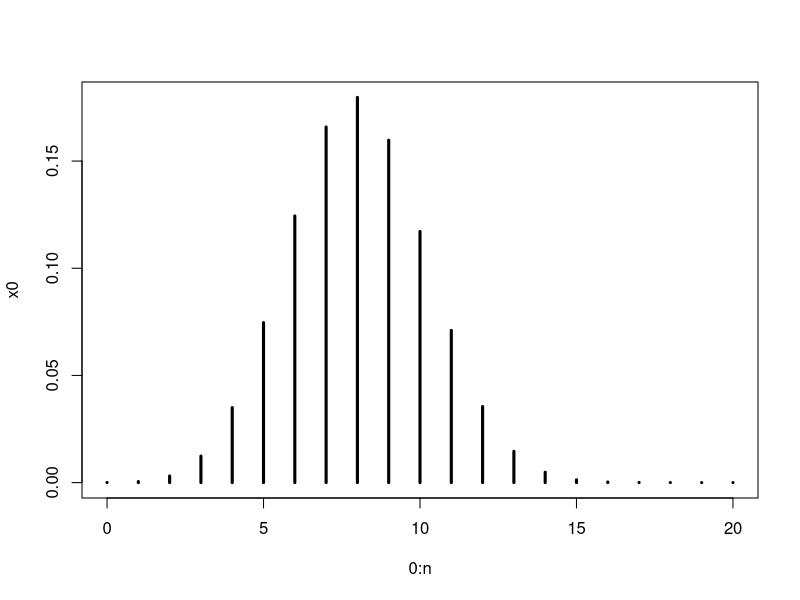
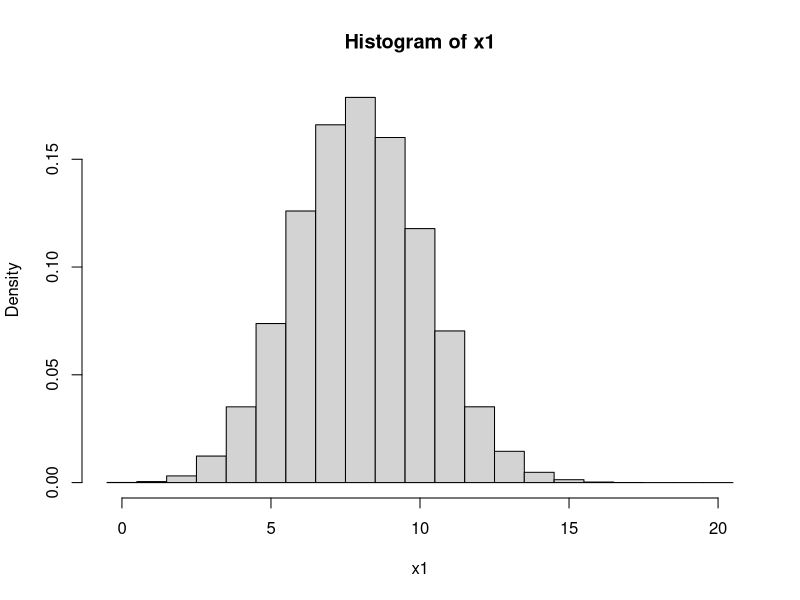
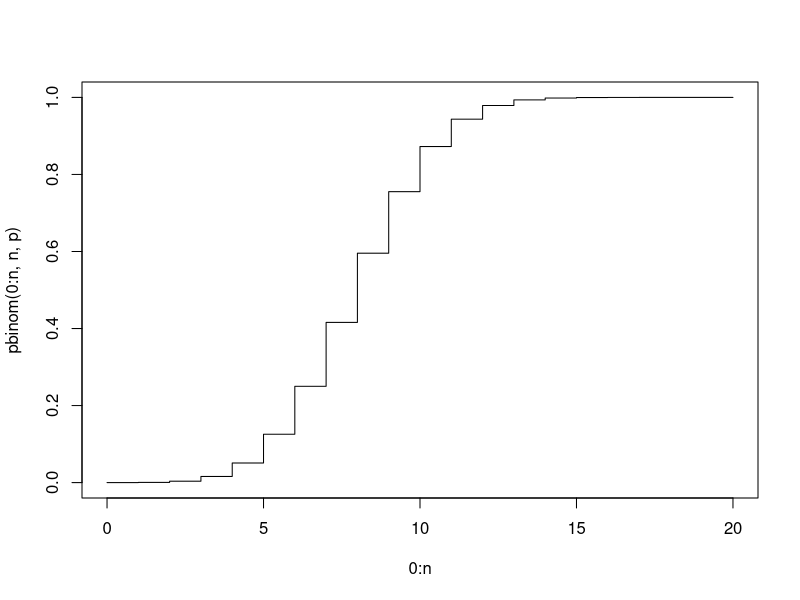
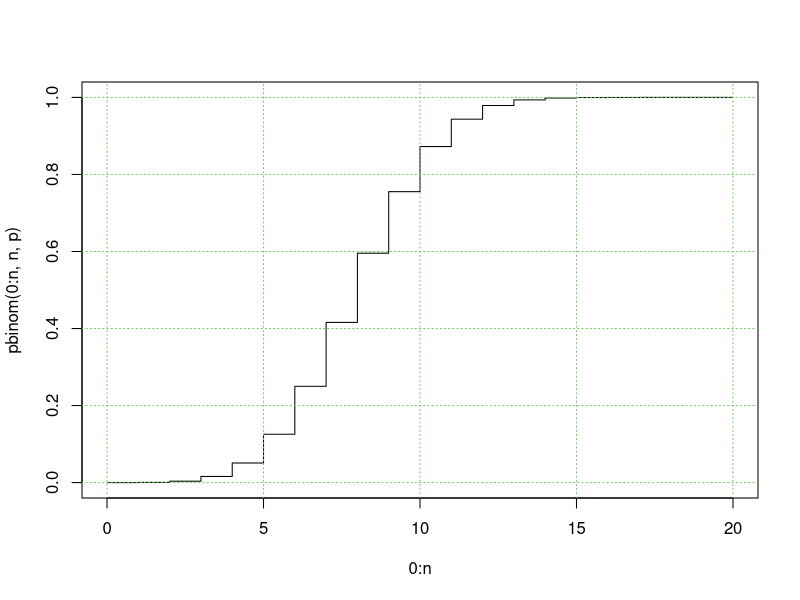
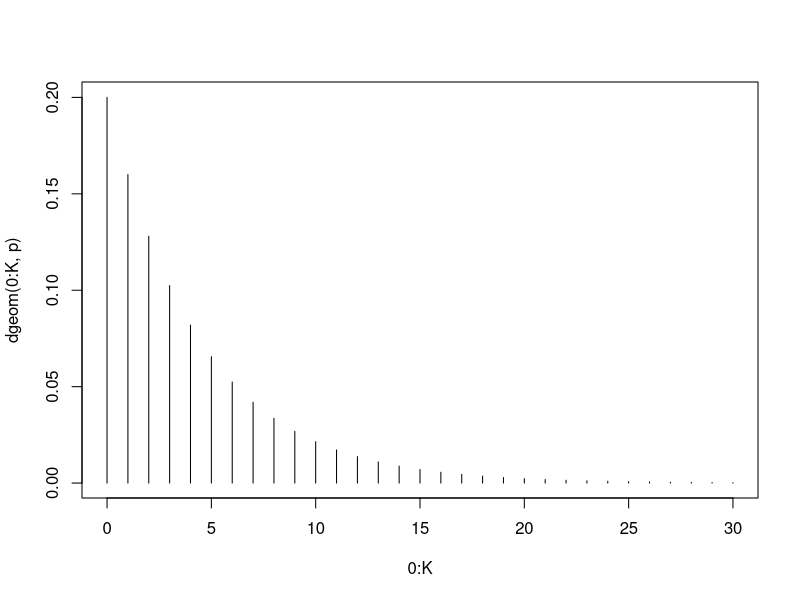
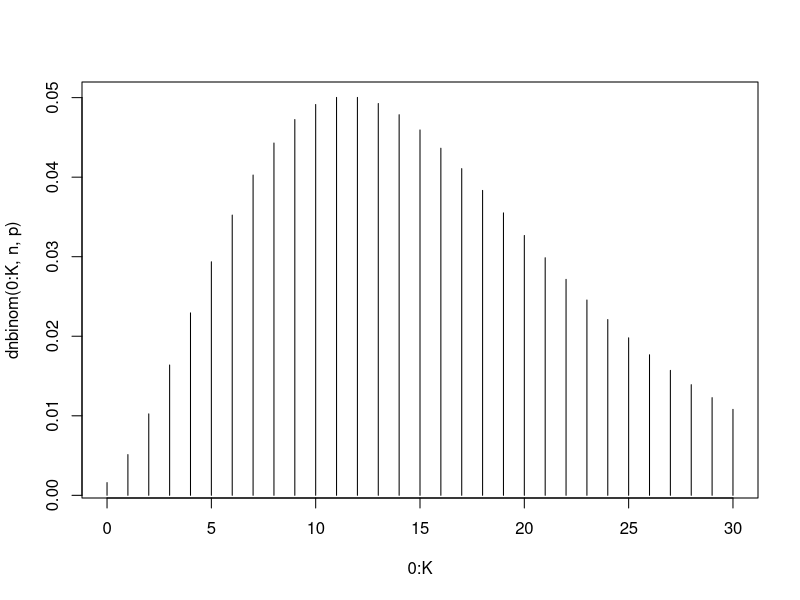
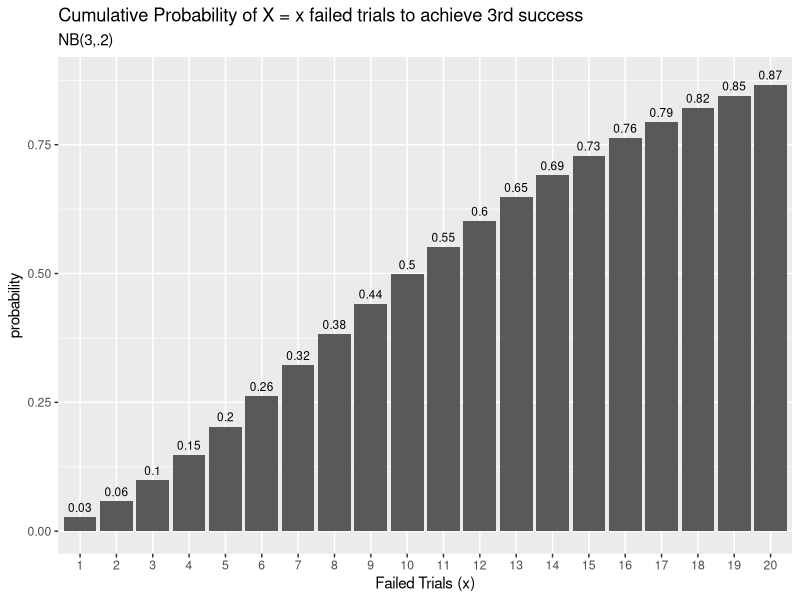
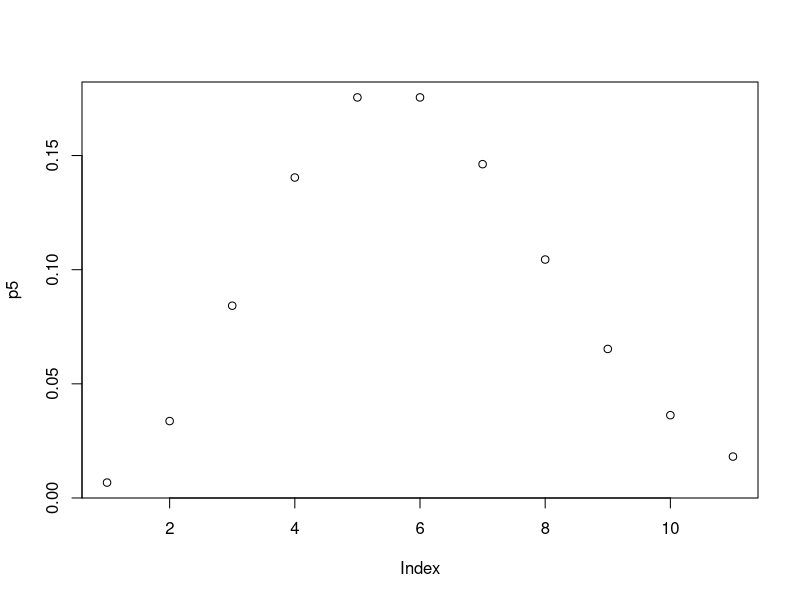

These figures' R source, in order:
## ---- chunk 1
knitr::opts_chunk$set(echo = TRUE,
                      message = F,
                      warning = F)
## ---- chunk 2
n = 20
p = 0.4
rbinom(1,n,p) #one binomial distributed random variable with (n,p)


rbinom(5,n,p) #five binomial distributed random variables with (n,p)
## ---- chunk 3
dbinom(21,n,p)
dbinom(3.3,n,p) #Why wrong?
## ---- chunk 4
x0 = dbinom(0:n,n,p) # probability at each point of x
plot(0:n,x0,type = 'h', lwd = 3)
## ---- chunk 5
sum(dbinom(0:100,100,.3))
## ---- chunk 6
pbinom(4,n,p) # cumulative probability values.

sum(dbinom(0:4,n,p)) 

## ---- chunk 7
dbinom(4,n,p) # Exact value


#by simulation
mean(rbinom(100000000,n,p) == 4)
## ---- chunk 8
x1 <- rbinom(100000,n,p)
hist(x1, prob = T, breaks = seq(-.5,20.5,by = 1))
## ---- chunk 9
pbinom(5,n,p)
## ---- chunk 10
plot(0:n,pbinom(0:n,n,p), type = 's')
## ---- chunk 11
pbinom(5,n,p)
pbinom(5.1,n,p)
pbinom(4.99,n,p)
## ---- chunk 12
plot(0:n,pbinom(0:n,n,p), type = 's')
grid(col = 3)
## ---- chunk 13
qbinom(.3,n,p)
qbinom(.35,n,p)
qbinom(.4722,n,p)
qbinom(.2799,n,p)

## ---- chunk 14
qbinom(pbinom(6,n,p),n,p)

## ---- chunk 15
pbinom(qbinom(.333,n,p),n,p)
## ---- chunk 16
n = 4
p = .2
K = 30
plot(0:K, dgeom(0:K,p), type = 'h')
plot(0:K, dnbinom(0:K,n,p), type = 'h')
## ---- chunk 17
r = 3
p = 0.20
n = 7 - r
# exact
dnbinom(x = n, size = r, prob = p)
## ---- chunk 18
# simulated
mean(rnbinom(n = 10000, size = r, prob = p) == n)

## ---- chunk 19
library(dplyr)
library(ggplot2)

data.frame(x = 1:20, 
           pmf = dnbinom(x = 1:20, size = r, prob = p),
           cdf = pnbinom(q = 1:20, size = r, prob = p, lower.tail = TRUE)) %>%
ggplot(aes(x = factor(x), y = cdf)) +
  geom_col() +
  geom_text(
    aes(label = round(cdf,2), y = cdf + 0.01),
    size = 3,
    vjust = 0
  ) +
  labs(title = "Cumulative Probability of X = x failed trials to achieve 3rd success",
       subtitle = "NB(3,.2)",
       x = "Failed Trials (x)",
       y = "probability") 
## ---- chunk 20
p5=dpois(0:10,5)
p0.9=dpois(0:10,0.9)
plot(p5)
plot(p0.9)
## ---- chunk 21
plot(0:K, dpois(0:K, 5), type = 'h') #pmf
## ---- chunk 22
plot(0:K, ppois(0:K, 5), type = 's') #cdf
## ---- chunk 23
x = 14 #number of successive draws
m = 70 #total number of successes inside the urn
n = 30 #total number of failures inside the urn
k = 20 #number of draws(trails)

dhyper(x = x, m = m, n = n, k = k)
## ---- chunk 24
library(ggplot2)
library(dplyr)
options(scipen = 999, digits = 2) # sig digits

density = dhyper(x = 1:20, m = m, n = n, k = k)

data.frame(red = 1:20, density) %>%
  mutate(red14 = ifelse(red == 14, "x = 14", "other")) %>%
ggplot(aes(x = factor(red), y = density, fill = red14)) +
  geom_col() +
  geom_text(
    aes(label = round(density,2), y = density + 0.01),
    size = 3,
    vjust = 0
  ) +
  labs(title = "PMF of X = x Red Balls",
       subtitle = "Hypergeometric(k = 20, M = 70, N = 30)",
       x = "Number of red balls (x)",
       y = "Density")
## ---- chunk 25
x = seq(0,4) #possible number of aces
m = 4 # number of success elements in population = ace cards
n = 48  # number of failure elements in population=everything except ace cards
k = 5  # simple random sample size(five-card hand)

phyper(x,m,n,k)
dhyper(x,m,n,k)

## ---- chunk 26
round(phyper(x,m,n,k), 3)
## ---- chunk 27
ace_dist = dhyper(x,m,n,k)
plot(x,ace_dist, main ='Number of Aces in a 5-Card Hand',type='h')

## ---- chunk 28

par(mfrow=c(2,2))

hist(rexp(10))
hist(rexp(100))
hist(rexp(1000))
hist(rexp(10000))
## ---- chunk 29
library(ggplot2)

x_lower <- 0
x_upper <- 5  

max_height2 <- max(dexp(x_lower:x_upper, rate = 1, log = FALSE),
                   dexp(x_lower:x_upper, rate = 2,  log = FALSE),
                   dexp(x_lower:x_upper, rate = 0.5, log = FALSE))

max_height2

ggplot(data.frame(x = c(x_lower, x_upper)), aes(x = x)) + xlim(x_lower, x_upper) + 
  ylim(0, max_height2) +
  stat_function(fun = dexp, args = list(rate = 0.5), aes(colour = "0.5")) + 
  stat_function(fun = dexp, args = list(rate = 1), aes(colour = "1")) + 
  stat_function(fun = dexp, args = list(rate = 2), aes(colour = "2")) + 
  scale_color_manual("Rate", values = c("blue", "green", "red")) +
  labs(x = "\n x", y = "f(x) \n", 
       title = "Exponential Distribution Density Plots \n") + 
  theme(plot.title = element_text(hjust = 0.5), 
        axis.title.x = element_text(face="bold", colour="blue", size = 12),
        axis.title.y = element_text(face="bold", colour="blue", size = 12),
        legend.title = element_text(face="bold", size = 10),
        legend.position = "top")

# References:
# https://stackoverflow.com/questions/31792634/adding-legend-to-ggplot2-with-multiple-lines-on-plot
# https://stackoverflow.com/questions/19950219/using-legend-with-stat-function-in-ggplot2
## ---- chunk 30
set.seed(37)
sample1 <- rnorm(5, mean=10, sd=10)
sample2 <- rnorm(5, mean=10, sd=0.1)


sample1
sample2



round(sample1)
round(sample2)
## ---- chunk 31
cumProb <- seq(.0001,.9999,length = 1000)
quants <- qnorm(cumProb, mean = 0, sd = 1) #standard normal distribution
den <- dnorm(quants, mean = 0, sd = 1)

tibi1 =tibble(cumProb,quants,den)

ggplot(tibi1, aes(x = quants,y = den)) +
  geom_polygon(fill = 'cyan',color = 'black',size = .5, alpha=.5) +
  labs(x = 'Quantiles',y = 'Density',
     title='Standard Normal Density  Plot') 
## ---- chunk 32

ggplot(tibi1,aes(x = quants,y = cumProb))+
  geom_line(size=.7) +
  labs(x = 'Quantiles',y = 'Cumulative Probability',
     title = 'Standard Normal Cumulative Probability Plot') 
## ---- chunk 33
set.seed(33)
n10 <- rnorm(10, mean = 70, sd = 5)
n100 <- rnorm(100, mean = 70, sd = 5)
n10000 <-  rnorm(10000, mean = 70, sd = 5)

# Let's just look at one of the vectors
n10
## ---- chunk 34

par(mfrow=c(1,3))

# The breaks argument specifies how many bars are in the histogram
hist(n10, breaks = 5)
hist(n100, breaks = 20)
hist(n10000, breaks = 100)
## ---- chunk 35

library(ggplot2)

x_lower <- 0
x_upper <- 5

max_height2 <- max(dgamma(x_lower:x_upper, shape = 1, scale = 1), 
                   dgamma(x_lower:x_upper, shape = 2, scale = 1),
                  dgamma(x_lower:x_upper, shape = 2, scale = 3))


ggplot(data.frame(x = c(x_lower, x_upper)), aes(x = x)) + xlim(x_lower, x_upper) + 
  ylim(0, max_height2) + #g.1
  stat_function(fun = dgamma, args = list(shape = 1, scale = 1), aes(colour = "g.1")) + 
  stat_function(fun = dgamma, args = list(shape = 2, scale = 1), aes(colour = "g.2")) + #g.2
  stat_function(fun = dgamma, args = list(shape = 2, scale = 3), aes(colour = "g.3")) + #g.3
  scale_color_manual("Distributions", values = c("blue", "green", "red")) +
  labs(x = "\n x", y = "f(x) \n", 
       title = "Gamma Distribution Density Plots \n") + 
  theme(plot.title = element_text(hjust = 0.5), 
        axis.title.x = element_text(face="bold", colour="blue", size = 12),
        axis.title.y = element_text(face="bold", colour="blue", size = 12),
        legend.title = element_text(face="bold", size = 10),
        legend.position = "top")

## ---- chunk 36
alpha = 10
beta = 15 / 60
x = 3
# exact
pgamma(q = x, shape = alpha, scale = beta)

# simulated
mean(rgamma(n = 10000, shape = alpha, scale = beta) <= x)
## ---- chunk 37
n = 30
p = .4

sum((0:n)*dbinom(0:n,n,p))
sum((0:n)*dbinom(0:n,n,p)) -12  # determine how close this is to the exact value
                                # the difference is due to round off error
mean(rbinom(10000,n,p))
n*p
## ---- chunk 38
lambda = 4
n = 20 # truncate the infinite sum
sum((0:n)*dpois(0:n, lambda))
sum((0:n)*dpois(0:n, lambda)) - 4 # determine how close this is to the exact value
                                  #  the difference is mainly due to truncation error
mean(rpois(10000,lambda))    
